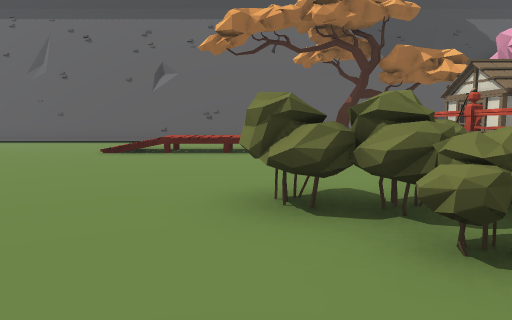
View 1 (above)

17 first-person views from a walk through a scene from a Unity 3-D project. The camera is 1.3 m above the floor, tilts 6° down and sees 70° across. The floor is counted in squares, 2 m on a side. Each view is taken from the middle of a square. On the plan, view 1 faces up. The plan holds only what a view shows up to about 11 squares ahead; the rest is blank. The place goes on beyond the plan. The player character is not drawn.

View 2
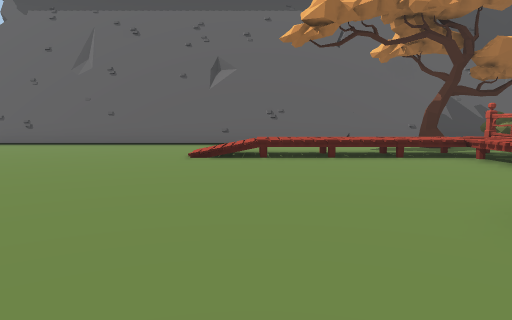

View 3
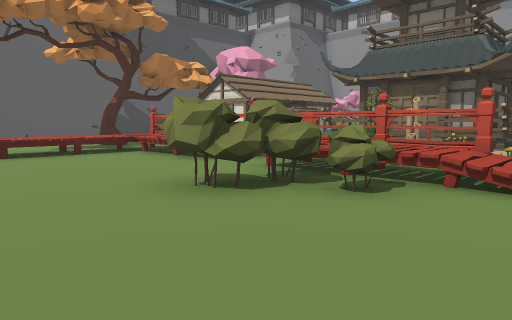

View 4
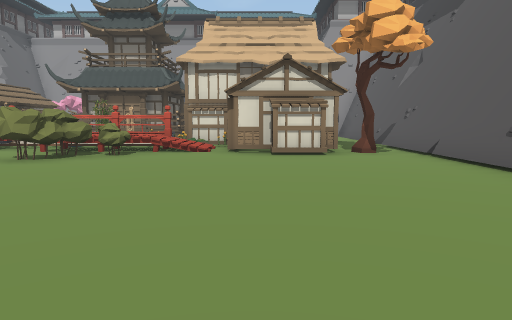

View 5
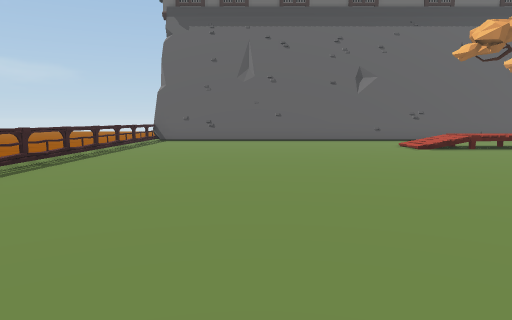

View 6
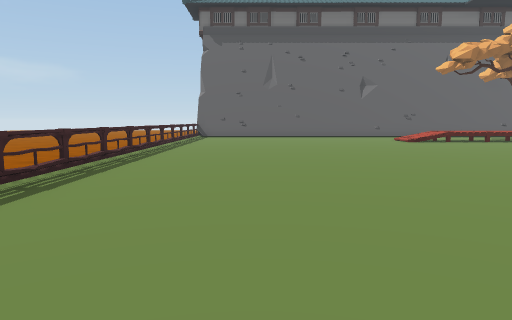

View 7
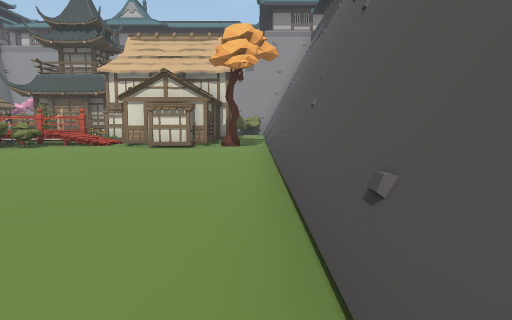

View 8
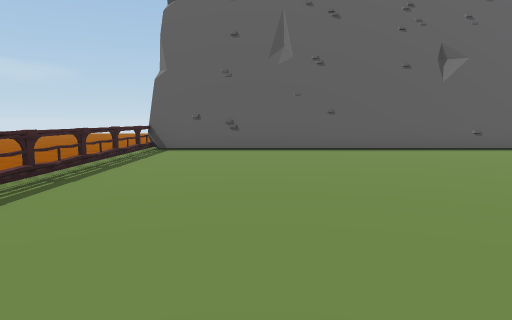

View 9
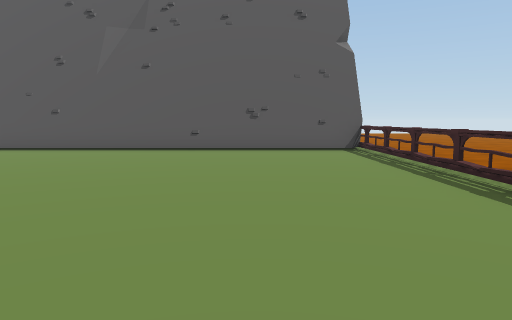

View 10
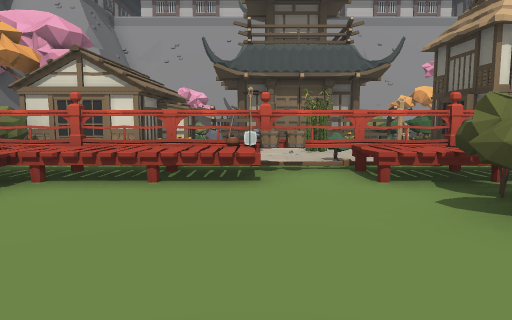

View 11
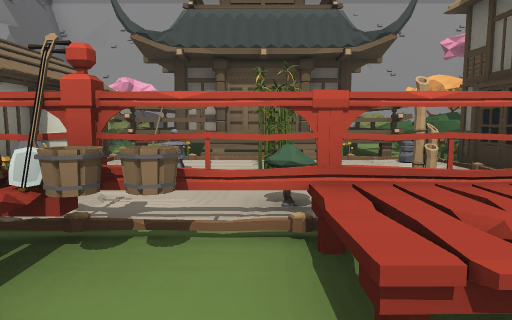

View 12
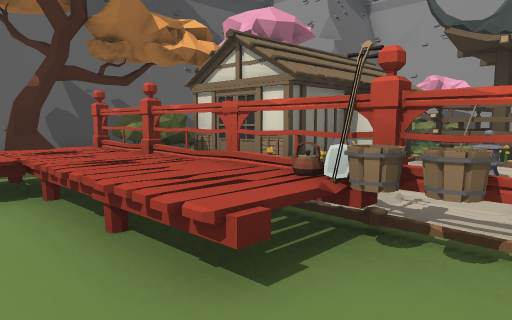

View 13
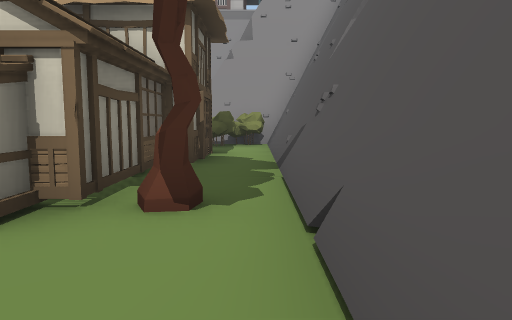

View 14
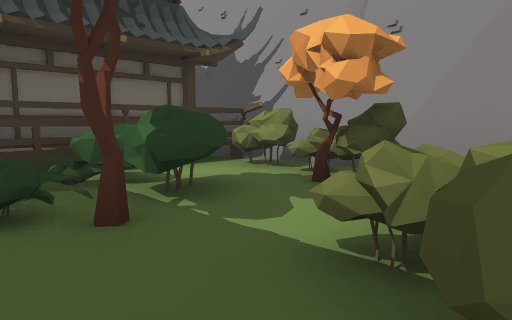

View 15
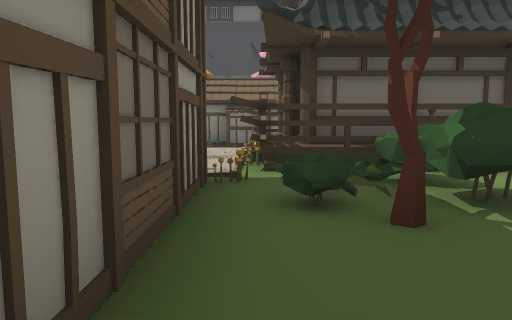

View 16
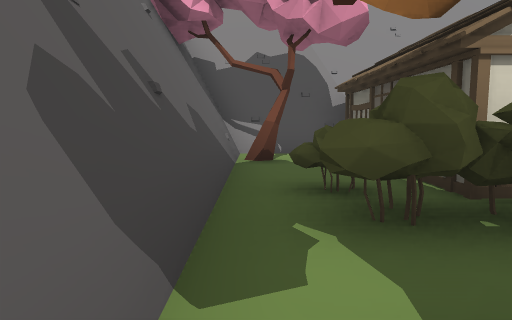

View 17
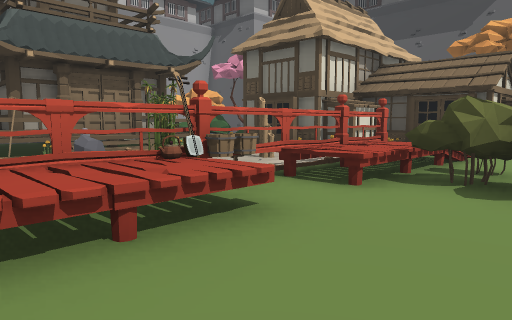

### Floor plan
Key: @ floor where view 1 was taken; # wall or solid block; . floor; / step, stairs or slope; ^ raised ledge; O other object.
Columns run from 11 left of view 1 to 11 right of it. Each row starts with its distance up from view 1.
 12 #####################
 11 O..................O#
 10 O.............OOO...#
  9 O.............OO#####
  8 O........^^^^^O #    OO
  7 O............^OOOOO^O^O
  6 O............^OO  O^^^
  5 O............^O.OOO##
  4 O.............OOOO##
  3 O..........OOOO# .O#  ^
  2 O...........O^O# OO####
  1 O............OOO #OOO O
  0 O..........@./OO #OOOOO
 -1 O............#####.O.OO
 -2 O............O####..O
 -3 O............O..##.O#
 -4 O..................OO
 -5 OO###################

Where each view was taken, in squares from view 1:
view 1: 0 up, 0 right, facing up
view 2: 1 up, 2 left, facing up
view 3: 0 up, 2 left, facing up-right
view 4: 1 down, 6 left, facing right
view 5: 1 down, 7 left, facing up
view 6: 4 down, 8 left, facing up
view 7: 4 down, 8 left, facing right
view 8: 3 up, 8 left, facing up
view 9: 4 up, 8 left, facing down
view 10: 5 up, 2 left, facing right
view 11: 4 up, 1 right, facing right
view 12: 4 up, 1 right, facing up-right
view 13: 4 down, 1 left, facing right
view 14: 3 down, 7 right, facing up-right
view 15: 3 down, 7 right, facing up
view 16: 11 up, 2 right, facing right
view 17: 7 up, 0 right, facing down-right
